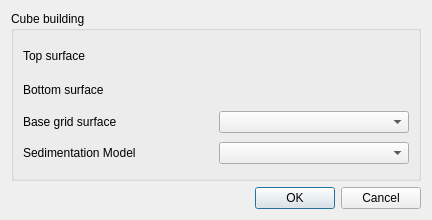
<?xml version="1.0" encoding="UTF-8"?>
<ui version="4.0">
 <class>gxCubeDialog</class>
 <widget class="QDialog" name="gxCubeDialog">
  <property name="geometry">
   <rect>
    <x>0</x>
    <y>0</y>
    <width>432</width>
    <height>220</height>
   </rect>
  </property>
  <property name="windowTitle">
   <string>Dialog</string>
  </property>
  <layout class="QGridLayout" name="gridLayout">
   <item row="1" column="0">
    <layout class="QHBoxLayout" name="horizontalLayout">
     <property name="sizeConstraint">
      <enum>QLayout::SetDefaultConstraint</enum>
     </property>
     <item>
      <spacer name="horizontalSpacer">
       <property name="orientation">
        <enum>Qt::Horizontal</enum>
       </property>
       <property name="sizeType">
        <enum>QSizePolicy::Expanding</enum>
       </property>
       <property name="sizeHint" stdset="0">
        <size>
         <width>40</width>
         <height>20</height>
        </size>
       </property>
      </spacer>
     </item>
     <item>
      <widget class="QPushButton" name="btnOK">
       <property name="text">
        <string>OK</string>
       </property>
      </widget>
     </item>
     <item>
      <widget class="QPushButton" name="btkCancel">
       <property name="text">
        <string>Cancel</string>
       </property>
      </widget>
     </item>
    </layout>
   </item>
   <item row="0" column="0">
    <widget class="QGroupBox" name="groupBox">
     <property name="title">
      <string>Cube building</string>
     </property>
     <layout class="QGridLayout" name="gridLayout_2">
      <item row="0" column="0">
       <widget class="QLabel" name="label">
        <property name="text">
         <string>Top surface</string>
        </property>
       </widget>
      </item>
      <item row="0" column="1">
       <widget class="QWidget" name="widget" native="true">
        <property name="minimumSize">
         <size>
          <width>0</width>
          <height>25</height>
         </size>
        </property>
        <property name="maximumSize">
         <size>
          <width>16777215</width>
          <height>25</height>
         </size>
        </property>
        <property name="styleSheet">
         <string notr="true">color: rgb(85, 170, 0);
border-color: rgb(0, 0, 0);</string>
        </property>
       </widget>
      </item>
      <item row="1" column="0">
       <widget class="QLabel" name="label_2">
        <property name="text">
         <string>Bottom surface</string>
        </property>
       </widget>
      </item>
      <item row="1" column="1">
       <widget class="QWidget" name="widget_2" native="true">
        <property name="minimumSize">
         <size>
          <width>0</width>
          <height>25</height>
         </size>
        </property>
        <property name="maximumSize">
         <size>
          <width>16777215</width>
          <height>25</height>
         </size>
        </property>
        <property name="styleSheet">
         <string notr="true">color: rgb(85, 170, 0);
border-color: rgb(0, 0, 0);</string>
        </property>
       </widget>
      </item>
      <item row="2" column="0">
       <widget class="QLabel" name="label_3">
        <property name="text">
         <string>Base grid surface</string>
        </property>
        <property name="buddy">
         <cstring>cbBaseGrid</cstring>
        </property>
       </widget>
      </item>
      <item row="2" column="1">
       <widget class="QComboBox" name="cbBaseGrid"/>
      </item>
      <item row="3" column="0">
       <widget class="QLabel" name="label_4">
        <property name="text">
         <string>Sedimentation Model</string>
        </property>
       </widget>
      </item>
      <item row="3" column="1">
       <widget class="QComboBox" name="cbSedimentationModel"/>
      </item>
     </layout>
    </widget>
   </item>
  </layout>
 </widget>
 <resources/>
 <connections/>
</ui>
